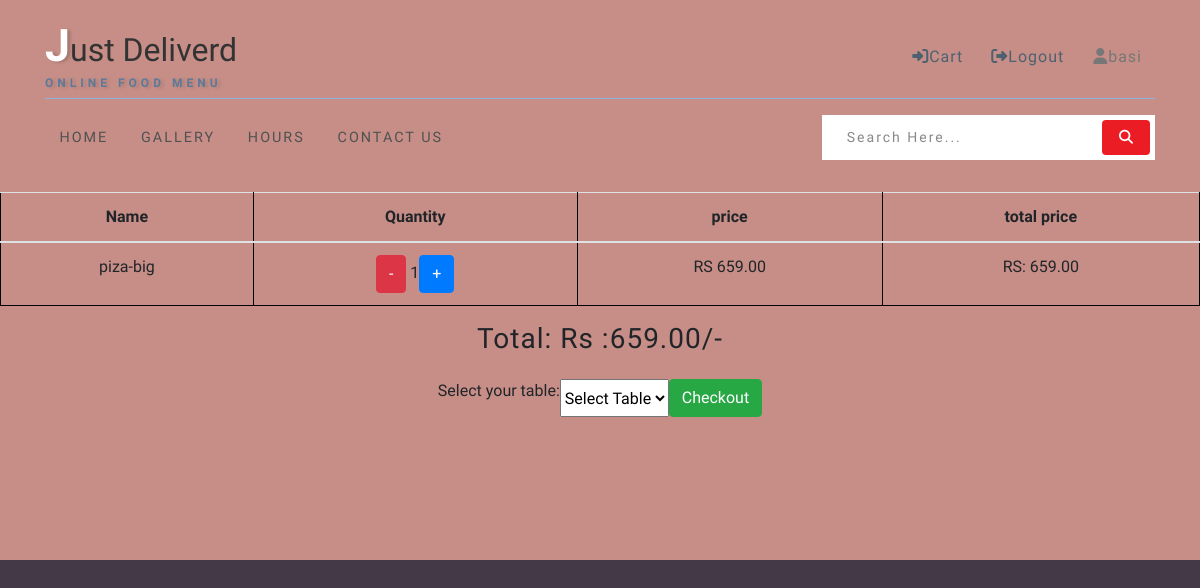
The app's page /cart-details (signed in) with its own data.
### products_app/models.py (models this page shows, shortened)
class CartItem(models.Model):
    size = models.ForeignKey(ProductSizeAndPrice, on_delete=models.CASCADE,null=True)
    product=models.ForeignKey(Product,on_delete=models.CASCADE,null=True)
    quantity = models.PositiveIntegerField(default=1,null=True)
    user = models.ForeignKey(User, on_delete=models.CASCADE,null=True)
    @property
    def price(self):
        return self.size.price
    @property
    def total_cost(self):
        return self.quantity * self.size.price

class ProductSizeAndPrice(models.Model):
    product=models.ForeignKey(Product,on_delete=models.CASCADE,null=True)
    size =models.CharField(max_length=255)
    price =models.DecimalField(max_digits=6, decimal_places=2)

class Product(models.Model):
    product_name =models.CharField(max_length=200,null=True)
    product_image =models.ImageField(upload_to='product_image',null=True)
    category=models.ForeignKey(Category,on_delete=models.CASCADE,null=True)
    product_description =models.TextField(null=True)

### products_app/views.py (the view)
# urls.py: path("cart-details", cart_detail, name="cart_detail"),
def cart_detail(request):
    if request.user.is_authenticated:
        user=request.user
        cart_items = CartItem.objects.filter(user=request.user)
        total = sum(item.size.price * item.quantity for item in cart_items)
        table =TableName.objects.all()
        return render(request, "cart.html", {
            "cart_items": cart_items,
            "total": total,
            'table':table
        })
    else:
        return redirect('login_page')

### templates/cart.html (shortened to what this page needs)
{% extends 'base.html' %}
{% load static %}
{%block main-content %}
<table class="table">
  <thead>
    <tr>
      <th scope="col">Name</th>
      <th scope="col">Quantity</th>
      <th scope="col">price</th>
      <th scope="col">total price</th>
    </tr>
  </thead>
  <tbody>
    {%for item in cart_items %}
    <tr>
      <td scope="col">{{item.size.product.product_name}}-{{item.size.size}}</td>
       <td scope="col"><a href="{% url 'remove_from_cart' item.id %}"><button class="btn btn-danger">-</button></a> {{item.quantity}}<a href="{% url 'add_to_cart' item.id %}"><button class="btn btn-primary">  +  </button></a></td>
      <td scope="col">RS  {{item.price}}</td>
      <td scope="col">RS:  {{item.total_cost}}</td>
    </tr>
    {%endfor%}
  </tbody>
</table>
<div class="row justify-content-center">
<h3>Total: Rs   :{{total}}/- </h3>
</div>
<br>
<div class="row justify-content-center">
  <label for="category">Select your table:</label>
		<select id="category" name="table" required>
			<option value="" selected disabled >Select Table</option>
		</select>
  <button id="checkout_button" type="button" class="btn btn-success" onclick="checkout()">Checkout</button>
</div>
{%endblock main-content%}

### templates/base.html (shortened to what this page needs)
{% load static %}
<!DOCTYPE html>
<html lang="eng">
<head>
    <link rel="stylesheet" href="{% static 'css/bootstrap.css' %}">
    <link rel="stylesheet" href="{% static 'css/style.css' %}" type="text/css" media="all" />
    <link href="{% static 'font-awesome.css' %}" rel="stylesheet">
    <link rel="stylesheet" href="https://cdnjs.cloudflare.com/ajax/libs/font-awesome/6.3.0/css/all.min.css">
</head>
<body>
    <div class="main-sec">
        <header class="py-sm-3 pt-3 pb-2" id="home">
            <div class="container">
                <div class="top-w3pvt d-flex">
                    <div id="logo">
                        <h1> <a href="{% url 'index' %}"><span class="log-w3pvt">J</span>ust Deliverd</a> <label class="sub-des">Online Food menu</label></h1>
                    </div>
                    <div class="forms ml-auto">
                        {% if user.is_authenticated %}
                        <a href="{% url 'cart_detail' %}" class="btn"><i class="fa-solid fa-right-to-bracket"></i>Cart</a>
                        <a href="{% url 'logout_page' %}" class="btn"><i class="fa-solid fa-right-from-bracket"></i>Logout</a>
                        <P class="btn"><i class="fa-solid fa-user"></i>{{user.username }}</p>
                        {% else %}
                        {% comment %} <a href="{% url 'login' %}" class="btn"><i class="fa-solid fa-right-to-bracket"></i>Login</a> {% endcomment %}
                        <a href="{% url 'register' %}" class="btn"><i class="fa-solid fa-user-plus"></i> SignUp</a>
                        {%endif%}
                    </div>
                </div>
                <div class="nav-top-wthree">
                    <nav>
                        <ul class="menu">
                            <li><a href="{% url 'index' %}">Home</a></li>
                            <li><a href="{% url 'galllery' %}">Gallery</a></li>
                            <li><a href="{% url 'hours' %}">Hours</a></li>
                            <li><a href="{% url 'contact' %}">Contact Us</a></li>
                        </ul>
                    </nav>
                    <div class="search-form ml-auto">
                        <div class="form-w3layouts-grid">
                            <form action="#" method="post" class="newsletter">
                                <input class="search" type="search" placeholder="Search here..." required="">
                                <button class="form-control btn" value=""><span class="fa fa-search"></span></button>
                            </form>
                        </div>
                    </div>
                </div>
            </div>
        </header>
         {%block main-content %} {%endblock main-content%}
</body>
</html>

### static/css/style.css (style rules this page uses)
html, body { margin: 0; font-size: 100%; background: #443946; font-family: 'Hind', sans-serif; scroll-behavior: smooth; }
body a { text-decoration: none; transition: 0.5s all; -webkit-transition: 0.5s all; -moz-transition: 0.5s all; -o-transition: 0.5s all; -ms-transition: 0.5s all; }
input[type="button"], input[type="submit"], input[type="text"], input[type="email"], input[type="search"] { transition: 0.5s all; -webkit-transition: 0.5s all; -moz-transition: 0.5s all; -o-transition: 0.5s all; -ms-transition: 0.5s all; font-family: 'Hind', sans-serif; }
h1, h2, h3, h4, h5, h6 { margin: 0; letter-spacing: 1px; font-family: 'Hind',sans-serif; }
p { font-size: 0.9em; color: #777; line-height: 1.9em; letter-spacing: 1px; margin-bottom: 0; }
ul { margin: 0; padding: 0; }
.forms { margin-top: 1.4em; }
.top-w3pvt { border-bottom: 1px solid #8bb4df; padding-bottom: 0.5em; }
.nav-top-wthree { margin: 1em 0; }
header a.btn { border-radius: 4px; color: #4d6171; letter-spacing: 1px; border: none; outline: none; }
.search-form { width: 30%; }
form.newsletter { background: #fff; padding: 0.3em; display: flex; }
header .search { outline: none; padding: 6px 20px; font-size: 14px; color: #000; width: 85%; background: transparent; text-transform: capitalize; border: none; letter-spacing: 2px; float: left; }
header button.btn { color: #fff; border: none; padding: 7px 0px; text-transform: uppercase; text-decoration: none; background: transparent; -webkit-transition: 0.5s all; -moz-transition: 0.5s all; -o-transition: 0.5s all; -ms-transition: 0.5s all; transition: 0.5s all; float: right; cursor: pointer; width: 15%; font-size: 14px; text-align: center; background: #ec1c24; }
nav { margin: 0; padding: 0; margin-top: 10px; float: left; }
#logo a { float: left; font-size: .8em; display: initial; margin: 0; letter-spacing: 0px; color: #333; font-weight: 300; padding: 3px 0; border: none; }
#logo a span { color: #fff; font-size: 1.4em; font-weight: 700; text-shadow: 3px 1px 3px rgba(19, 18, 18, 0.19); }
.sub-des { text-transform: uppercase; display: block; font-size: 0.3em; margin: 0; color: #5b7a9a; letter-spacing: 4px; font-weight: 600; text-shadow: 3px 1px 3px rgba(78, 73, 73, 0.21); }
nav:after { content: ""; display: table; clear: both; }
nav ul { padding: 0; margin: 0; list-style: none; position: relative; }
nav ul li { margin: 0px; display: inline-block; }
nav a { letter-spacing: 2px; padding-left: 0; padding-right: 0; padding: 10px 0; font-weight: 400; font-size: 0.9em; margin: 0 1em; color: #515152; text-transform: uppercase; }
li > a:only-child:after { content: ''; }
.main-sec { background: #c68e86; min-height: 43em; position: relative; }
@media (max-width:1366px) { .main-sec { min-height: 35em; position: relative; } }
table { border-collapse: collapse; width: 100%; text-align: center; background-color: rgb(232, 230, 230); }
th, td { padding: 10px; border: 1px solid black; }

### records on screen
CartItem: size.product.product_name "piza", size.size "big", quantity "1", price "659.00", total_cost "659.00"

### other values on screen
{{ user.username }} "basi"
{{ total }} "659.00"
